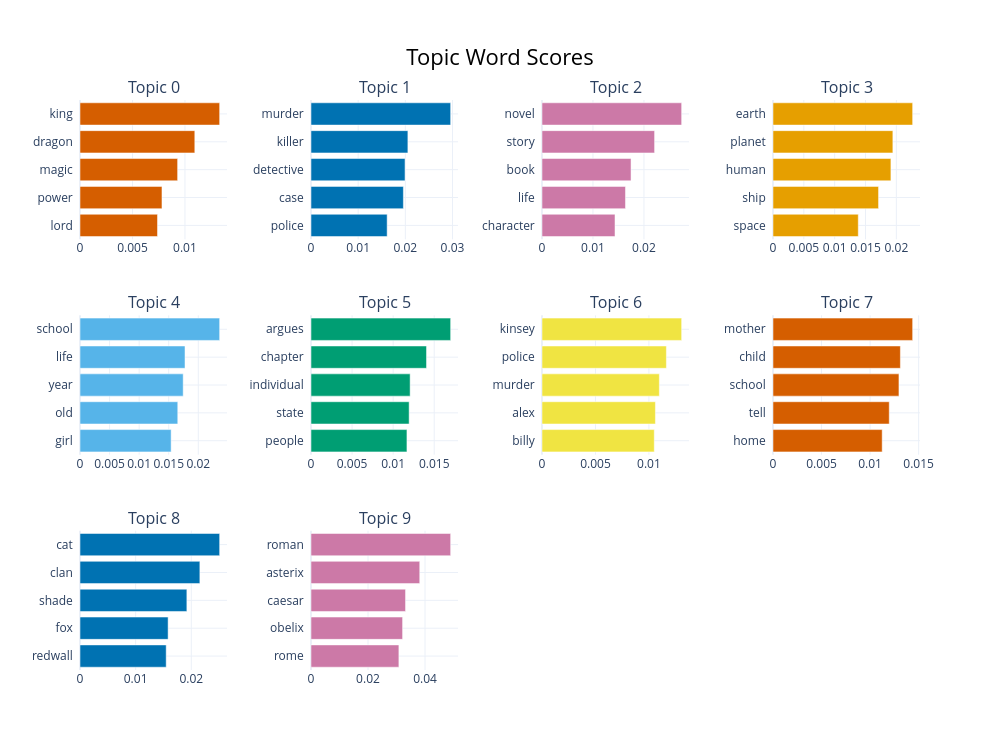

Here is the notebook cell this chart was saved with:
### Markdown cell above
### 5.2. Visualization of topics as a bar chart

This chart shows the 10 most popular topics and the keywords that define them.

### Code cell
if 'topic_model' in locals():
    display(topic_model.visualize_barchart(top_n_topics=10))

### Figure 1 — Plotly figure (JSON) as saved in the notebook; plotly's stock layout.template omitted (floating-point values rounded to 4 significant figures)
{"data": [{"marker": {"color": "#D55E00"}, "orientation": "h", "x": [0.007387, 0.007811, 0.009302, 0.01094, 0.01331], "y": ["lord  ", "power  ", "magic  ", "dragon  ", "king  "], "type": "bar", "xaxis": "x", "yaxis": "y"}, {"marker": {"color": "#0072B2"}, "orientation": "h", "x": [0.01614, 0.01959, 0.01993, 0.02054, 0.02961], "y": ["police  ", "case  ", "detective  ", "killer  ", "murder  "], "type": "bar", "xaxis": "x2", "yaxis": "y2"}, {"marker": {"color": "#CC79A7"}, "orientation": "h", "x": [0.01432, 0.01637, 0.01746, 0.02208, 0.02739], "y": ["character  ", "life  ", "book  ", "story  ", "novel  "], "type": "bar", "xaxis": "x3", "yaxis": "y3"}, {"marker": {"color": "#E69F00"}, "orientation": "h", "x": [0.01383, 0.01711, 0.01912, 0.01943, 0.02264], "y": ["space  ", "ship  ", "human  ", "planet  ", "earth  "], "type": "bar", "xaxis": "x4", "yaxis": "y4"}, {"marker": {"color": "#56B4E9"}, "orientation": "h", "x": [0.01541, 0.01653, 0.01745, 0.01776, 0.02362], "y": ["girl  ", "old  ", "year  ", "life  ", "school  "], "type": "bar", "xaxis": "x5", "yaxis": "y5"}, {"marker": {"color": "#009E73"}, "orientation": "h", "x": [0.01168, 0.01195, 0.01207, 0.01406, 0.017], "y": ["people  ", "state  ", "individual  ", "chapter  ", "argues  "], "type": "bar", "xaxis": "x6", "yaxis": "y6"}, {"marker": {"color": "#F0E442"}, "orientation": "h", "x": [0.0105, 0.01061, 0.01098, 0.01163, 0.01306], "y": ["billy  ", "alex  ", "murder  ", "police  ", "kinsey  "], "type": "bar", "xaxis": "x7", "yaxis": "y7"}, {"marker": {"color": "#D55E00"}, "orientation": "h", "x": [0.01124, 0.01197, 0.01297, 0.01312, 0.01438], "y": ["home  ", "tell  ", "school  ", "child  ", "mother  "], "type": "bar", "xaxis": "x8", "yaxis": "y8"}, {"marker": {"color": "#0072B2"}, "orientation": "h", "x": [0.01549, 0.01584, 0.01921, 0.02154, 0.0251], "y": ["redwall  ", "fox  ", "shade  ", "clan  ", "cat  "], "type": "bar", "xaxis": "x9", "yaxis": "y9"}, {"marker": {"color": "#CC79A7"}, "orientation": "h", "x": [0.03083, 0.03213, 0.03316, 0.03814, 0.04899], "y": ["rome  ", "obelix  ", "caesar  ", "asterix  ", "roman  "], "type": "bar", "xaxis": "x10", "yaxis": "y10"}], "layout": {"xaxis": {"anchor": "y", "domain": [0.0, 0.175], "showgrid": true}, "yaxis": {"anchor": "x", "domain": [0.7556, 1.0], "showgrid": true}, "xaxis2": {"anchor": "y2", "domain": [0.275, 0.45], "showgrid": true}, "yaxis2": {"anchor": "x2", "domain": [0.7556, 1.0], "showgrid": true}, "xaxis3": {"anchor": "y3", "domain": [0.55, 0.725], "showgrid": true}, "yaxis3": {"anchor": "x3", "domain": [0.7556, 1.0], "showgrid": true}, "xaxis4": {"anchor": "y4", "domain": [0.825, 1.0], "showgrid": true}, "yaxis4": {"anchor": "x4", "domain": [0.7556, 1.0], "showgrid": true}, "xaxis5": {"anchor": "y5", "domain": [0.0, 0.175], "showgrid": true}, "yaxis5": {"anchor": "x5", "domain": [0.3778, 0.6222], "showgrid": true}, "xaxis6": {"anchor": "y6", "domain": [0.275, 0.45], "showgrid": true}, "yaxis6": {"anchor": "x6", "domain": [0.3778, 0.6222], "showgrid": true}, "xaxis7": {"anchor": "y7", "domain": [0.55, 0.725], "showgrid": true}, "yaxis7": {"anchor": "x7", "domain": [0.3778, 0.6222], "showgrid": true}, "xaxis8": {"anchor": "y8", "domain": [0.825, 1.0], "showgrid": true}, "yaxis8": {"anchor": "x8", "domain": [0.3778, 0.6222], "showgrid": true}, "xaxis9": {"anchor": "y9", "domain": [0.0, 0.175], "showgrid": true}, "yaxis9": {"anchor": "x9", "domain": [0.0, 0.2444], "showgrid": true}, "xaxis10": {"anchor": "y10", "domain": [0.275, 0.45], "showgrid": true}, "yaxis10": {"anchor": "x10", "domain": [0.0, 0.2444], "showgrid": true}, "xaxis11": {"anchor": "y11", "domain": [0.55, 0.725], "showgrid": true}, "yaxis11": {"anchor": "x11", "domain": [0.0, 0.2444], "showgrid": true}, "xaxis12": {"anchor": "y12", "domain": [0.825, 1.0], "showgrid": true}, "yaxis12": {"anchor": "x12", "domain": [0.0, 0.2444], "showgrid": true}, "annotations": [{"font": {"size": 16}, "showarrow": false, "text": "Topic 0", "x": 0.0875, "xanchor": "center", "xref": "paper", "y": 1.0, "yanchor": "bottom", "yref": "paper"}, {"font": {"size": 16}, "showarrow": false, "text": "Topic 1", "x": 0.3625, "xanchor": "center", "xref": "paper", "y": 1.0, "yanchor": "bottom", "yref": "paper"}, {"font": {"size": 16}, "showarrow": false, "text": "Topic 2", "x": 0.6375, "xanchor": "center", "xref": "paper", "y": 1.0, "yanchor": "bottom", "yref": "paper"}, {"font": {"size": 16}, "showarrow": false, "text": "Topic 3", "x": 0.9125, "xanchor": "center", "xref": "paper", "y": 1.0, "yanchor": "bottom", "yref": "paper"}, {"font": {"size": 16}, "showarrow": false, "text": "Topic 4", "x": 0.0875, "xanchor": "center", "xref": "paper", "y": 0.6222, "yanchor": "bottom", "yref": "paper"}, {"font": {"size": 16}, "showarrow": false, "text": "Topic 5", "x": 0.3625, "xanchor": "center", "xref": "paper", "y": 0.6222, "yanchor": "bottom", "yref": "paper"}, {"font": {"size": 16}, "showarrow": false, "text": "Topic 6", "x": 0.6375, "xanchor": "center", "xref": "paper", "y": 0.6222, "yanchor": "bottom", "yref": "paper"}, {"font": {"size": 16}, "showarrow": false, "text": "Topic 7", "x": 0.9125, "xanchor": "center", "xref": "paper", "y": 0.6222, "yanchor": "bottom", "yref": "paper"}, {"font": {"size": 16}, "showarrow": false, "text": "Topic 8", "x": 0.0875, "xanchor": "center", "xref": "paper", "y": 0.2444, "yanchor": "bottom", "yref": "paper"}, {"font": {"size": 16}, "showarrow": false, "text": "Topic 9", "x": 0.3625, "xanchor": "center", "xref": "paper", "y": 0.2444, "yanchor": "bottom", "yref": "paper"}], "title": {"font": {"size": 22, "color": "Black"}, "text": "Topic Word Scores", "x": 0.5, "xanchor": "center", "yanchor": "top"}, "hoverlabel": {"font": {"size": 16, "family": "Rockwell"}, "bgcolor": "white"}, "showlegend": false, "width": 1000, "height": 750}}
